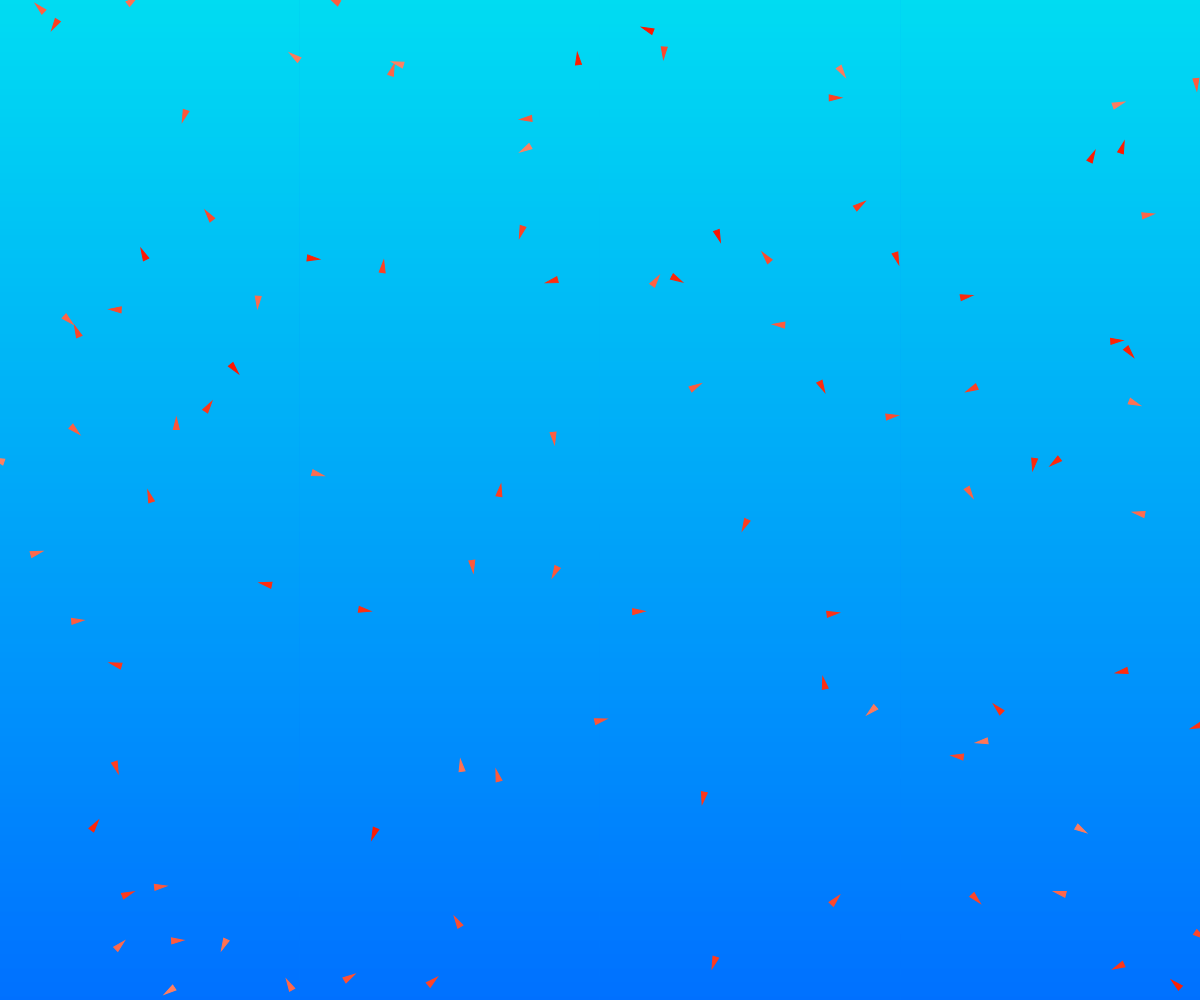
Frame 1 (no input)
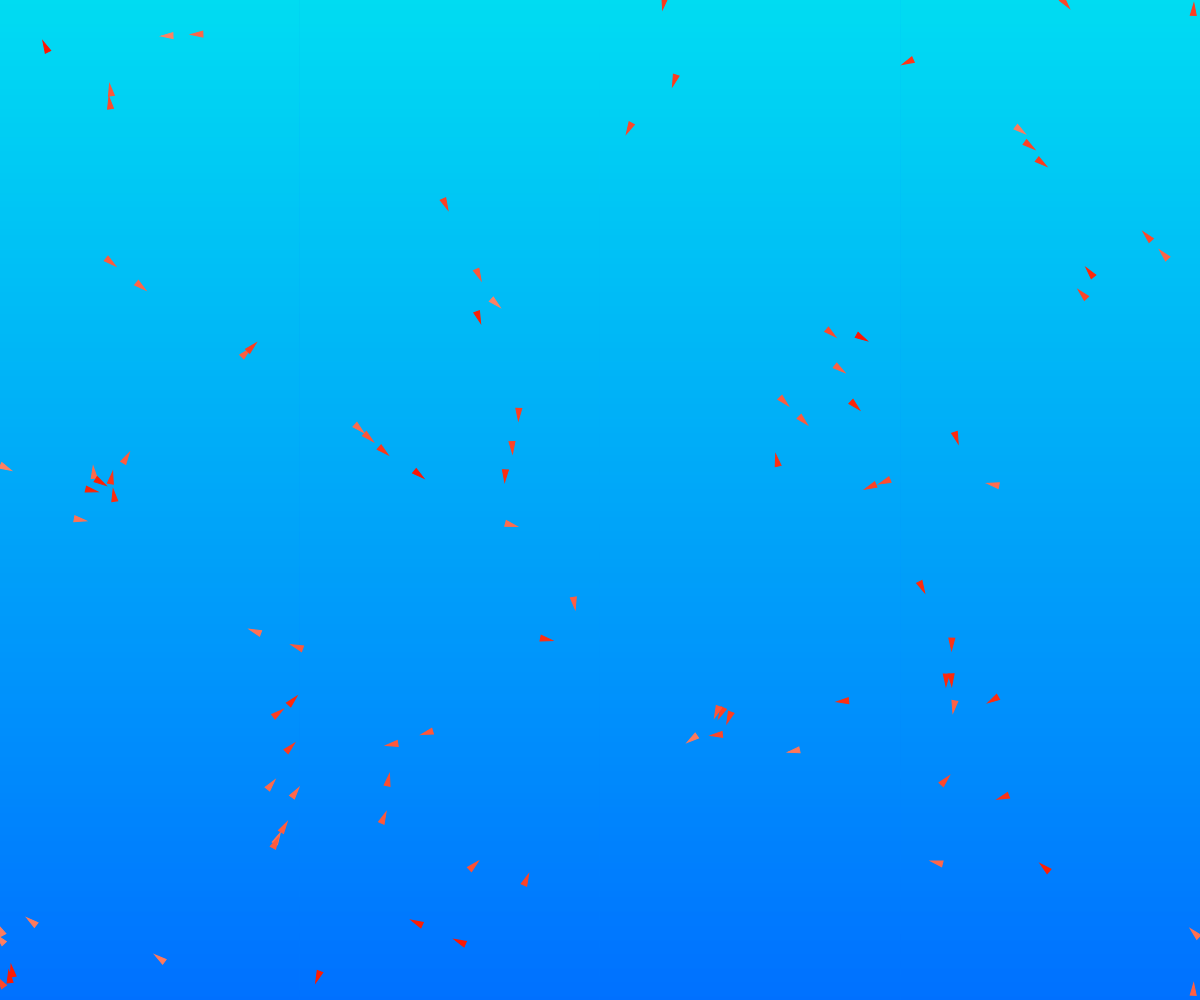
Frame 60 (no input)
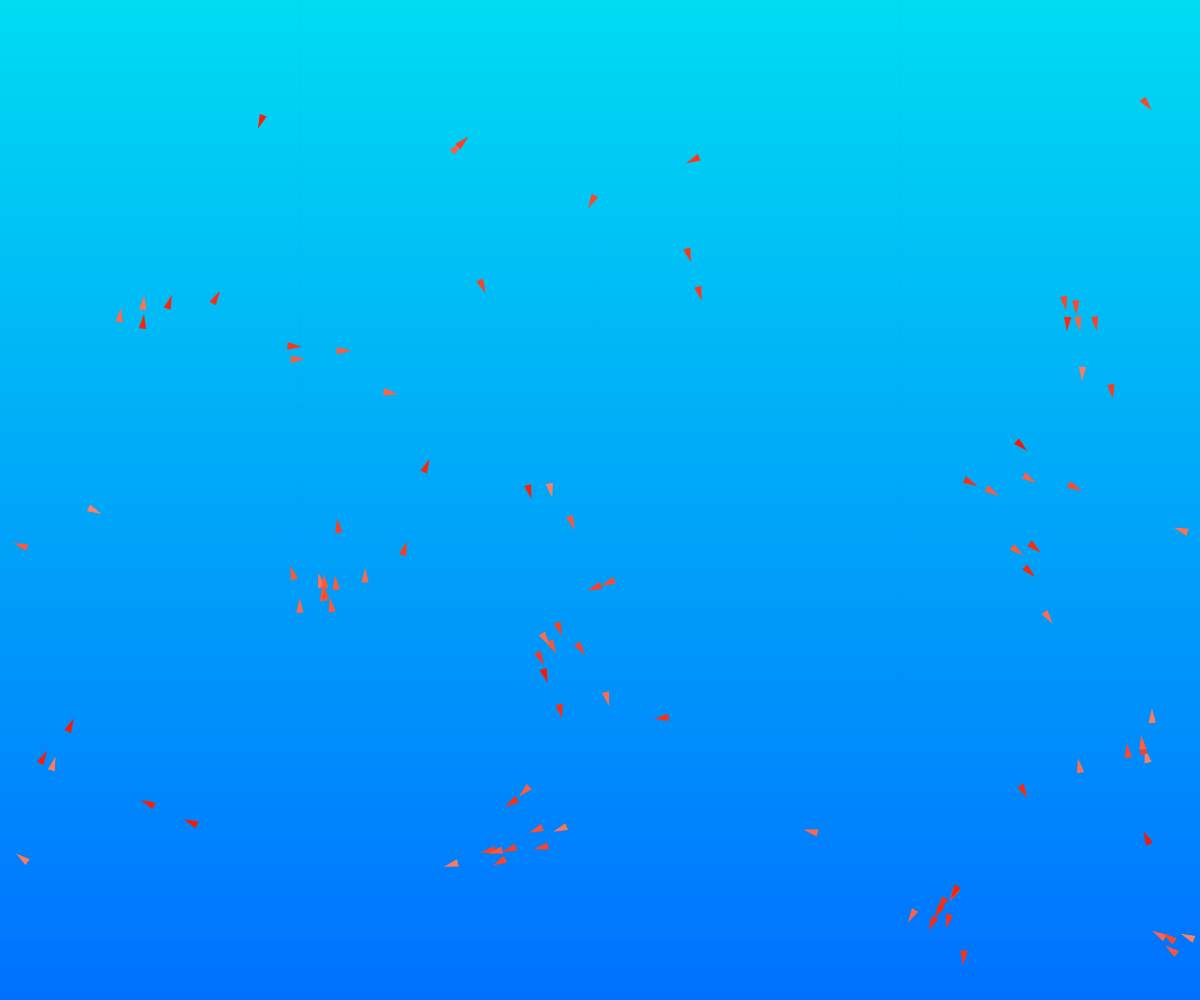
Frame 120 (the mouse pressed at the canvas centre since frame 60)

The p5.js sketch that drew these frames (run headless with seeded random() and noise() and a simulated clock; from frame 60 on, the mouse is pressed at the canvas centre):

// p5.js sketch
// ── sketch.js
const banco = [];

function setup() {
    createCanvas(windowWidth, windowHeight);
    for (let i = 0; i < 100; i++){
        banco.push(new Vehiculo());
    }
}
function windowResize() {
    resizeCanvas(windowWidth, windowHeight);
}
function draw() {
    background(0, 113, 255);
    let color1 = color(0, 255, 237);
    let color2 = color(0, 113, 255);
    
    for(let y = 0; y < height; y++){
      n = map(y,0,height,0,1);
      let colorNuevo = lerpColor(color1, color2, n);
      stroke(colorNuevo);
      line(0, y, width, y);
    }
    for (let unidad of banco) {
        unidad.screenWrapping();
        unidad.separacion(banco);
        unidad.alinear(banco);
        unidad.cohesion(banco);
        unidad.update();
        unidad.show();
    }
}
// ── index.js
const divPrincipal = document.querySelector(".main");
const modal = document.querySelector(".modal");

function AbrirModal(index){
    divPrincipal.classList.add("hide");
    modal.classList.remove("hide");
    switch(index){
        case 0: 
        modal.innerHTML = `
            <div class="top-wrapper">
                <div class="title">
                    <p>
                        Cloud
                    </p>
                </div>
                <div class="close" onclick="CerrarModal()">
                    <p>
                        X
                    </p>
                </div>
            </div>
            <div class="bottom-wrapper">
                <div class="desc">
                    <p>
                        Tecnología que permite acceso remoto a softwares,
                        almacenamiento de archivos y procesamiento de datos
                        por medio de Internet.
                    </p>
                </div>
                <div class="links-wrapper">
                    <div class="link">
                        <a href="https://aws.amazon.com/es/" target="_blank">AWS</a>
                    </div>
                    <div class="link">
                        <a href="https://azure.microsoft.com/es-es" target="_blank">Azure</a>
                    </div>
                </div>
            </div>
        `
        break;
        case 1: 
        modal.innerHTML = `
            <div class="top-wrapper">
                <div class="title">
                    <p>
                        Proxy
                    </p>
                </div>
                <div class="close" onclick="CerrarModal()">
                    <p>
                        X
                    </p>
                </div>
            </div>
            <div class="bottom-wrapper">
                <div class="desc">
                    <p>
                        Es un equipo informático que intercepta conexiones
                        de red hechas desde un cliente a un servidor
                        de destino.
                    </p>
                </div>
                <div class="links-wrapper">
                    <div class="link">
                        <a href="https://www.proxfree.com" target="_blank">ProxFree</a>
                    </div>
                    <div class="link">
                        <a href="https://hide.me/es/" target="_blank">HideMe</a>
                    </div>
                </div>
            </div>
        `
        break;
        case 2: 
        modal.innerHTML = `
            <div class="top-wrapper">
                <div class="title">
                    <p>
                        VPN
                    </p>
                </div>
                <div class="close" onclick="CerrarModal()">
                    <p>
                        X
                    </p>
                </div>
            </div>
            <div class="bottom-wrapper">
                <div class="desc">
                    <p>
                        Una red privada virtual es una tecnología de
                        red de ordenadores que permite una extensión 
                        egura de la red de área local sobre una red
                        pública o no controlada como Internet.
                    </p>
                </div>
                <div class="links-wrapper">
                    <div class="link">
                        <a href="https://es.norton.com" target="_blank">Norton</a>
                    </div>
                    <div class="link">
                        <a href="https://openvpn.net" target="_blank">OpenVPN</a>
                    </div>
                </div>
            </div>
        `
        break;
        case 3: 
        modal.innerHTML = `
            <div class="top-wrapper">
                <div class="title">
                    <p>
                        Control Remoto
                    </p>
                </div>
                <div class="close" onclick="CerrarModal()">
                    <p>
                        X
                    </p>
                </div>
            </div>
            <div class="bottom-wrapper">
                <div class="desc">
                    <p>
                    Capacidad de acceder a un ordenador o dispositivo
                    desde otro dispositivo, en cualquier momento y
                    desde cualquier lugar.
                    </p>
                </div>
                <div class="links-wrapper">
                    <div class="link">
                        <a href="https://anydesk.com/es" target="_blank">AnyDesk</a>
                    </div>
                    <div class="link">
                        <a href="https://www.teamviewer.com/es/" target="_blank">TeamViewer</a>
                    </div>
                </div>
            </div>
        `
        break;
        case 4: 
        modal.innerHTML = `
            <div class="top-wrapper">
                <div class="title">
                    <p>
                        Correo Electrónico
                    </p>
                </div>
                <div class="close" onclick="CerrarModal()">
                    <p>
                        X
                    </p>
                </div>
            </div>
            <div class="bottom-wrapper">
                <div class="desc">
                    <p>
                        Sistema que permite el intercambio de mensajes entre
                        distintas computadoras interconectadas a través
                        de una red.
                    </p>
                </div>
                <div class="links-wrapper">
                    <div class="link">
                        <a href="https://www.google.com/intl/es/gmail/about/" target="_blank">Gmail</a>
                    </div>
                    <div class="link">
                        <a href="https://outlook.live.com" target="_blank">Outlook</a>
                    </div>
                </div>
            </div>
        `
        break;
        case 5: 
        modal.innerHTML = `
            <div class="top-wrapper">
                <div class="title">
                    <p>
                        VoIP
                    </p>
                </div>
                <div class="close" onclick="CerrarModal()">
                    <p>
                        X
                    </p>
                </div>
            </div>
            <div class="bottom-wrapper">
                <div class="desc">
                    <p>
                        Voz sobre protocolo de internet es un conjunto de
                        recursos que hacen posible que la señal de voz viaje
                        a través de Internet empleando el protocolo IP.
                    </p>
                </div>
                <div class="links-wrapper">
                    <div class="link">
                        <a href="https://www.zendesk.es" target="_blank">ZenDesk</a>
                    </div>
                    <div class="link">
                        <a href="https://www.talkdesk.com" target="_blank">TalkDesk</a>
                    </div>
                </div>
            </div>
        `
        break;
        case 6: 
        modal.innerHTML = `
            <div class="top-wrapper">
                <div class="title">
                    <p>
                        Proveedores de internet
                    </p>
                </div>
                <div class="close" onclick="CerrarModal()">
                    <p>
                        X
                    </p>
                </div>
            </div>
            <div class="bottom-wrapper">
                <div class="desc">
                    <p>
                        El proveedor de servicios de internet es la
                        empresa que brinda conexión a Internet a
                        sus clientes.
                    </p>
                </div>
                <div class="links-wrapper">
                    <div class="link">
                        <a href="https://www.jazztel.com" target="_blank">Jazztel</a>
                    </div>
                    <div class="link">
                        <a href="https://www.vodafone.es/c/particulares/es/" target="_blank">Vodafone</a>
                    </div>
                </div>
            </div>
        `
        break;
        case 7: 
        modal.innerHTML = `
            <div class="top-wrapper">
                <div class="title">
                    <p>
                        Servicio Wifi con un portal cautivo
                    </p>
                </div>
                <div class="close" onclick="CerrarModal()">
                    <p>
                        X
                    </p>
                </div>
            </div>
            <div class="bottom-wrapper">
                <div class="desc">
                    <p>
                        Herramienta que permite controlar y gestionar
                        el acceso a redes WiFi a través de un proceso
                        de autenticación o login.
                    </p>
                </div>
                <div class="links-wrapper">
                    <div class="link">
                        <a href="https://wifisafe.com" target="_blank">WifiSafe</a>
                    </div>
                    <div class="link">
                        <a href="http://www.teldat.com" target="_blank">Teldat</a>
                    </div>
                </div>
            </div>
        `
        break;
        case 8: 
        modal.innerHTML = `
            <div class="top-wrapper">
                <div class="title">
                    <p>
                        Copias de seguridad
                    </p>
                </div>
                <div class="close" onclick="CerrarModal()">
                    <p>
                        X
                    </p>
                </div>
            </div>
            <div class="bottom-wrapper">
                <div class="desc">
                    <p>
                        Copia de los datos originales que se realiza
                        con el fin de disponer de un medio para 
                        recuperarlos en caso de su pérdida.
                    </p>
                </div>
                <div class="links-wrapper">
                    <div class="link">
                        <a href="https://go.carbonite.com/backup-for-office-365-ES.html" target="_blank">Carbonite</a>
                    </div>
                    <div class="link">
                        <a href="https://www.backblaze.com/es_ES/" target="_blank">BackBlaze</a>
                    </div>
                </div>
            </div>
        `
        break;
        case 9: 
        modal.innerHTML = `
            <div class="top-wrapper">
                <div class="title">
                    <p>
                        Gestión de contraseña
                    </p>
                </div>
                <div class="close" onclick="CerrarModal()">
                    <p>
                        X
                    </p>
                </div>
            </div>
            <div class="bottom-wrapper">
                <div class="desc">
                    <p>
                        Permite almacenar los nombres de usuarios y
                        contraseñas de cada sitio en el que
                        estamos registrados.
                    </p>
                </div>
                <div class="links-wrapper">
                    <div class="link">
                        <a href="https://bitwarden.com" target="_blank">Bitwarden</a>
                    </div>
                    <div class="link">
                        <a href="https://www.dashlane.com/es" target="_blank">Dashlane</a>
                    </div>
                </div>
            </div>
        `
        break;
        case 10: 
        modal.innerHTML = `
            <div class="top-wrapper">
                <div class="title">
                    <p>
                        Antivirus
                    </p>
                </div>
                <div class="close" onclick="CerrarModal()">
                    <p>
                        X
                    </p>
                </div>
            </div>
            <div class="bottom-wrapper">
                <div class="desc">
                    <p>
                        Un antivirus es un tipo de software que
                        se utiliza para evitar, buscar, detectar
                        y eliminar virus de una computadora.
                    </p>
                </div>
                <div class="links-wrapper">
                    <div class="link">
                        <a href="https://www.mcafee.com/es-es/index.html" target="_blank">McAfee</a>
                    </div>
                    <div class="link">
                        <a href="https://www.avast.com/es-es/index#pc" target="_blank">Avast</a>
                    </div>
                </div>
            </div>
        `
        break;
        case 11: 
        modal.innerHTML = `
            <div class="top-wrapper">
                <div class="title">
                    <p>
                        Incibe
                    </p>
                </div>
                <div class="close" onclick="CerrarModal()">
                    <p>
                        X
                    </p>
                </div>
            </div>
            <div class="bottom-wrapper">
                <div class="desc">
                    <p>
                        Instituto Nacional de Ciberseguridad INCIBE 
                    </p>
                </div>
                <div class="links-wrapper">
                    <div class="link">
                        <a href="http://www.incibe.es" target="_blank">Incibe</a>
                    </div>
                </div>
            </div>
        `
        break;
        case 12: 
        modal.innerHTML = `
            <div class="top-wrapper">
                <div class="title">
                    <p>
                        Para hacer webs
                    </p>
                </div>
                <div class="close" onclick="CerrarModal()">
                    <p>
                        X
                    </p>
                </div>
            </div>
            <div class="bottom-wrapper">
                <div class="desc">
                    <p>
                        Un sistema de gestión de contenidos o CMS
                        es un programa informático que permite crear
                        un entorno de trabajo para la creación y
                        administración de páginas web.
                    </p>
                </div>
                <div class="links-wrapper">
                    <div class="link">
                        <a href="https://wordpress.com" target="_blank">Wordpress</a>
                    </div>
                    <div class="link">
                        <a href="https://carrd.co" target="_blank">Carrd.co</a>
                    </div>
                </div>
            </div>
        `
        break;
        case 13: 
        modal.innerHTML = `
            <div class="top-wrapper">
                <div class="title">
                    <p>
                        Dominios
                    </p>
                </div>
                <div class="close" onclick="CerrarModal()">
                    <p>
                        X
                    </p>
                </div>
            </div>
            <div class="bottom-wrapper">
                <div class="desc">
                    <p>
                        Un dominio de internet es un nombre único
                        que identifica a una subárea de Internet.
                    </p>
                </div>
                <div class="links-wrapper">
                    <div class="link">
                        <a href="https://dominios.es/es" target="_blank">Dominios.es</a>
                    </div>
                </div>
            </div>
        `
        break;
        case 14: 
        modal.innerHTML = `
            <div class="top-wrapper">
                <div class="title">
                    <p>
                        Hosting
                    </p>
                </div>
                <div class="close" onclick="CerrarModal()">
                    <p>
                        X
                    </p>
                </div>
            </div>
            <div class="bottom-wrapper">
                <div class="desc">
                    <p>
                        Un hosting es un servicio de alojamiento
                        para páginas web bajo un servidor.
                    </p>
                </div>
                <div class="links-wrapper">
                    <div class="link">
                        <a href="https://www.hostinger.es/hosting-web" target="_blank">Hostinger</a>
                    </div>
                    <div class="link">
                        <a href="https://www.siteground.es" target="_blank">SiteGround</a>
                    </div>
                </div>
            </div>
        `
        break;
        case 15: 
        modal.innerHTML = `
            <div class="top-wrapper">
                <div class="title">
                    <p>
                        Analytics
                    </p>
                </div>
                <div class="close" onclick="CerrarModal()">
                    <p>
                        X
                    </p>
                </div>
            </div>
            <div class="bottom-wrapper">
                <div class="desc">
                    <p>
                        El análisis web es un conjunto de técnicas
                        relacionadas con el análisis de datos
                        relativos al tráfico en un sitio web con
                        el objetivo de entender su tráfico como
                        punto de partida para optimizar diversos
                        aspectos del mismo.
                    </p>
                </div>
                <div class="links-wrapper">
                    <div class="link">
                        <a href="https://analytics.google.com/" target="_blank">Google Analytics</a>
                    </div>
                </div>
            </div>
        `
        break;
        case 16: 
        modal.innerHTML = `
            <div class="top-wrapper">
                <div class="title">
                    <p>
                        Chat Bot
                    </p>
                </div>
                <div class="close" onclick="CerrarModal()">
                    <p>
                        X
                    </p>
                </div>
            </div>
            <div class="bottom-wrapper">
                <div class="desc">
                    <p>
                        Programa informático basado en la inteligencia
                        artificial que es capaz de mantener una
                        conversación con un internauta, sobre un
                        tema específico.
                    </p>
                </div>
                <div class="links-wrapper">
                    <div class="link">
                        <a href="https://openai.com/blog/chatgpt/" target="_blank">ChatGPT</a>
                    </div>
                    <div class="link">
                        <a href="https://openai.com" target="_blank">Open AI</a>
                    </div>
                    <div class="link">
                        <a href="https://replika.com" target="_blank">Replika</a>
                    </div>
                </div>
            </div>
        `
        break;
        case 17: 
        modal.innerHTML = `
            <div class="top-wrapper">
                <div class="title">
                    <p>
                        Gestores de tareas
                    </p>
                </div>
                <div class="close" onclick="CerrarModal()">
                    <p>
                        X
                    </p>
                </div>
            </div>
            <div class="bottom-wrapper">
                <div class="desc">
                    <p>
                        Un gestor de tareas es una herramienta que
                        sirve para coordinar y realizar un
                        seguimiento de actividades.
                    </p>
                </div>
                <div class="links-wrapper">
                    <div class="link">
                        <a href="https://trello.com/es" target="_blank">Trello</a>
                    </div>
                    <div class="link">
                        <a href="https://es.smartsheet.com" target="_blank">SmartSheet</a>
                    </div>
                </div>
            </div>
        `
        break;
        case 18: 
        modal.innerHTML = `
            <div class="top-wrapper">
                <div class="title">
                    <p>
                        ERP
                    </p>
                </div>
                <div class="close" onclick="CerrarModal()">
                    <p>
                        X
                    </p>
                </div>
            </div>
            <div class="bottom-wrapper">
                <div class="desc">
                    <p>
                        Los sistemas de planificación de recursos empresariales
                        son los sistemas de información gerenciales que integran
                        y manejan muchos de los negocios asociados con las
                        operaciones de producción.
                    </p>
                </div>
                <div class="links-wrapper">
                    <div class="link">
                        <a href="https://www.odoo.com/es_ES" target="_blank">Odoo</a>
                    </div>
                </div>
            </div>
        `
        break;
        case 19: 
        modal.innerHTML = `
            <div class="top-wrapper">
                <div class="title">
                    <p>
                        Repositorios
                    </p>
                </div>
                <div class="close" onclick="CerrarModal()">
                    <p>
                        X
                    </p>
                </div>
            </div>
            <div class="bottom-wrapper">
                <div class="desc">
                    <p>
                        Se llama control de versiones a la gestión de los diversos
                        cambios que se realizan sobre los elementos de algún
                        producto o una configuración del mismo.
                    </p>
                </div>
                <div class="links-wrapper">
                    <div class="link">
                        <a href="https://github.com" target="_blank">GitHub</a>
                    </div>
                    <div class="link">
                        <a href="https://azure.microsoft.com/es-es/products/devops/repos" target="_blank">Azure Repos</a>
                    </div>
                </div>
            </div>
        `
        break;
        default:
        modal.innerHTML = "";
        break;
    }
}
function CerrarModal(){
    divPrincipal.classList.remove("hide");
    modal.classList.add("hide");
}
// ── vehiculo.js
class Vehiculo {
    constructor() {
        this.posicion = createVector(random(width), random(height));
        this.velocidad = p5.Vector.random2D();
        this.velocidad.setMag(random(2, 4));
        this.aceleracion = createVector();
        this.fuerzaMaxima = .2;
        this.velocidadMaxima = 5;
        this.radio = 3;
        let aleatorio = random(130, 20);
        this.color = color(255, aleatorio, (aleatorio - 30));
    }

    screenWrapping() {
        if (this.posicion.x > width) {
            this.posicion.x = 0;
        } else if (this.posicion.x < 0) {
            this.posicion.x = width;
        }

        if (this.posicion.y > height) {
            this.posicion.y = 0;
        } else if (this.posicion.y < 0) {
            this.posicion.y = height;
        }
    }

    update() {
        this.posicion.add(this.velocidad);
        this.velocidad.add(this.aceleracion);
        this.velocidad.limit(this.velocidadMaxima);
        this.aceleracion.mult(0);
    }

    show() {
        let triangulo = this.velocidad.heading() + radians(90);
        fill(this.color);
        stroke(this.color);
        push();
        translate(this.posicion.x, this.posicion.y);
        rotate(triangulo);
        beginShape();
        vertex(0, -this.radio * 2);
        vertex(-this.radio, this.radio * 2);
        vertex(this.radio, this.radio * 2);
        endShape(CLOSE);
        pop();
    }

    alinear(vehiculos) {
        let media = createVector();
        let rango = 50;
        let total = 0;
        for (let other of vehiculos) {
            let distancia = dist(
                this.posicion.x, 
                this.posicion.y,
                other.posicion.x,
                other.posicion.y
            );
            if (other != this && distancia < rango) {
                media.add(other.velocidad);
                total++;
            }
        }
        if (total > 0) {
            media.div(total);
            media.setMag(this.velocidadMaxima);
            media.sub(this.velocidad);
            media.limit(this.fuerzaMaxima);
        }
        this.aceleracion.add(media);
    }

    cohesion(vehiculos) {
        let media = createVector();
        let rango = 50;
        let total = 0;
        for (let other of vehiculos) {
            let distancia = dist(
                this.posicion.x, 
                this.posicion.y,
                other.posicion.x,
                other.posicion.y
            );
            if (other != this && distancia < rango) {
                media.add(other.posicion);
                total++;
            }
        }
        if (total > 0) {
            media.div(total);
            media.sub(this.posicion);
            media.setMag(this.velocidadMaxima);
            media.sub(this.velocidad);
            media.limit(this.fuerzaMaxima);
        }
        this.aceleracion.add(media);
    }

    separacion(vehiculos) {
        let media = createVector();
        let rango = 50;
        let total = 0;
        for (let other of vehiculos) {
            let distancia = dist(
                this.posicion.x, 
                this.posicion.y,
                other.posicion.x,
                other.posicion.y
            );
            if (other != this && distancia < rango) {
                let diferencia = p5.Vector.sub(this.posicion, other.posicion);
                diferencia.div(distancia);
                media.add(diferencia);
                total++;
            }
        }
        if (total > 0) {
            media.div(total);
            media.setMag(this.velocidadMaxima);
            media.sub(this.velocidad);
            media.limit(this.fuerzaMaxima);
        }
        this.aceleracion.add(media);
    }
}
